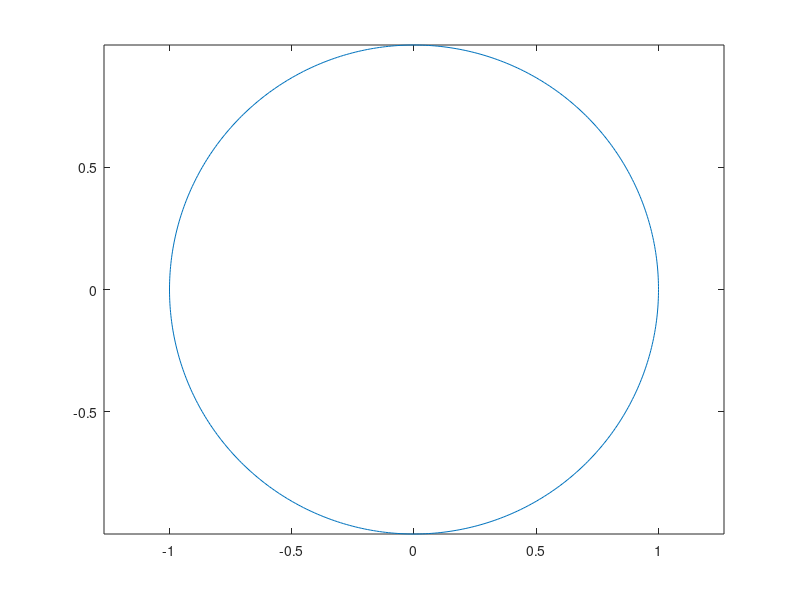

Recreate this plot in MATLAB.
function lineHandle = drawCircle(varargin)
%DRAWCIRCLE draws a circle
%
% SYNOPSIS: lineHandle = drawCircle(center,radius,lineSpec)
%           lineHandle = drawCircle(center,radius,pn,pv)
%           lineHandle = drawCircle(ah,...)
%
% INPUT center (optional): n-by-2 list of centers. Default: [0,0]
%       radius (optional): n-by-1 list of radii. Default: [1]
%       lineSpec (optional): see 'doc linespec'
%       pn,pv (optional): line property name/property value pair(s). See 
%               'doc line_props', or 'doc set' for details
%
% OUTPUT lineHandle: list of handles
%
% REMARKS
%
% created with MATLAB ver.: 7.5.0.342 (R2007b) on Windows_NT
%
% created by: Thai-Hang Nguyen
% DATE: 28-Mar-2008
%
%%%%%%%%%%%%%%%%%%%%%%%%%%%%%%%%%%%%%%%%%%%%%%%%%%%%%%%%%%%%%%%%%%%%%%%%%%%

%=================
%% TEST INPUT
%=================

%assign defaults
def_center = [0,0];
def_radius = [1];
nPoints = 500; % number of points on a circle


% check for axes handle
if nargin > 0 && ~isempty(varargin{1}) && length(varargin{1})==1 && ishandle(varargin{1}) && strmatch(get(varargin{1},'Type'),'axes')
    axesHandle = varargin{1};
    varargin(1) = [];
else
    % default: take current axes
    axesHandle = gca;
end

numArgIn = length(varargin); % assign the number of input elements to numArgIn

%check for center
if numArgIn < 1 || isempty(varargin{1})
    % assign default (expand to match number of radii)
    center = def_center;
else
    % assign center
    center = varargin{1};
end % end of if statement:check center

% check for radius
if numArgIn < 2 || isempty(varargin{2})
    %assign default
    radius = def_radius;
else
    if any(varargin{2} < 0)
        error ('drawCircle needs a positive radius');
    else
        %assign radius
        radius = varargin{2};
    end

end % end of if statement:check radius

%number of radii
radius = radius (:);
nRadii = length (radius);
%number of centers
[nCenters,nDims] = size(center);

% expand centers and radii if necessary
if nCenters == 1 && nRadii > 1
    center = repmat(center,nRadii,1);
    nCenters = nRadii;
end
if nCenters > 1 && nRadii == 1
    radius = repmat(radius,nCenters,1);
    nRadii = nCenters;
end
if nCenters ~= nRadii || nDims ~= 2
    error('drawCircle requires center to have the same number of rows as radius and two columns')
end




% define default options (none)
plotOpt = '';
setCell = '';
switch max(numArgIn -2,0)
    case 0
        %no line options entered, keep default
    case 1
        %check if a numerical input and throw an error
        if isnumeric(varargin{3})
            error('String or cellarray types are accepted.')
        end
        % check if a string input
        if ischar(varargin{3})
            plotOpt = varargin{3};
        end


    otherwise
        if isEven(numArgIn-2)
            %  if 2 cellarrays, do additional checking
            if iscell(varargin{3}) && iscell(varargin{4})
                %check for consistency of the properties inputs when 2 pn
                %should also have 2 corresponding pv
                [pnrow,pncol] = size(varargin{3});
                [pvrow,pvcol] = size(varargin{4});
                if pncol ~= pvcol
                    error('missing a pn or a pv')
                end

                if pvrow ~= nRadii
                    error('The number of line options has to be equal to the number of radii (number of circles to be drawn)')
                end
            end % if there are two cellArrays

            setCell = varargin(3:end);
            %disp(setcell);

        else
            error('a pn or a pv input is missing')
        end

end


%==================
%% CALCULATE CIRCLE
%==================
% Take different points following the equations and connect them to create
% a circle
% x = Rcos(theta) + x(centre)
% y = Rsin(theta) + y(centre)
% theta is from 0 to 2pi

%theta = 0:(2*pi)/(nPoints-1):2*pi;
theta = linspace(0,2*pi,nPoints); % takes the number of points around the circle

% * multiply arrays //  .* is multiply elements one by one
% Here multiply 2 1D arrays to get a 2D array where one row is the list of
% x or y coordinates of one circle

x = radius*cos(theta) + repmat(center (:,1), 1, nPoints);  % takes the first column and expand nPoints times
y = radius*sin(theta) + repmat(center (:,2), 1, nPoints);




%==================
%% DRAW CIRCLE
%==================

% plot all at once
lh = plot (axesHandle, x',y',plotOpt);

% set additional properties only if there are any
if ~isempty(setCell)
    set(lh, setCell{:});
end
axis equal

% only return line handle if requested
if nargout > 0
    lineHandle = lh;
end



